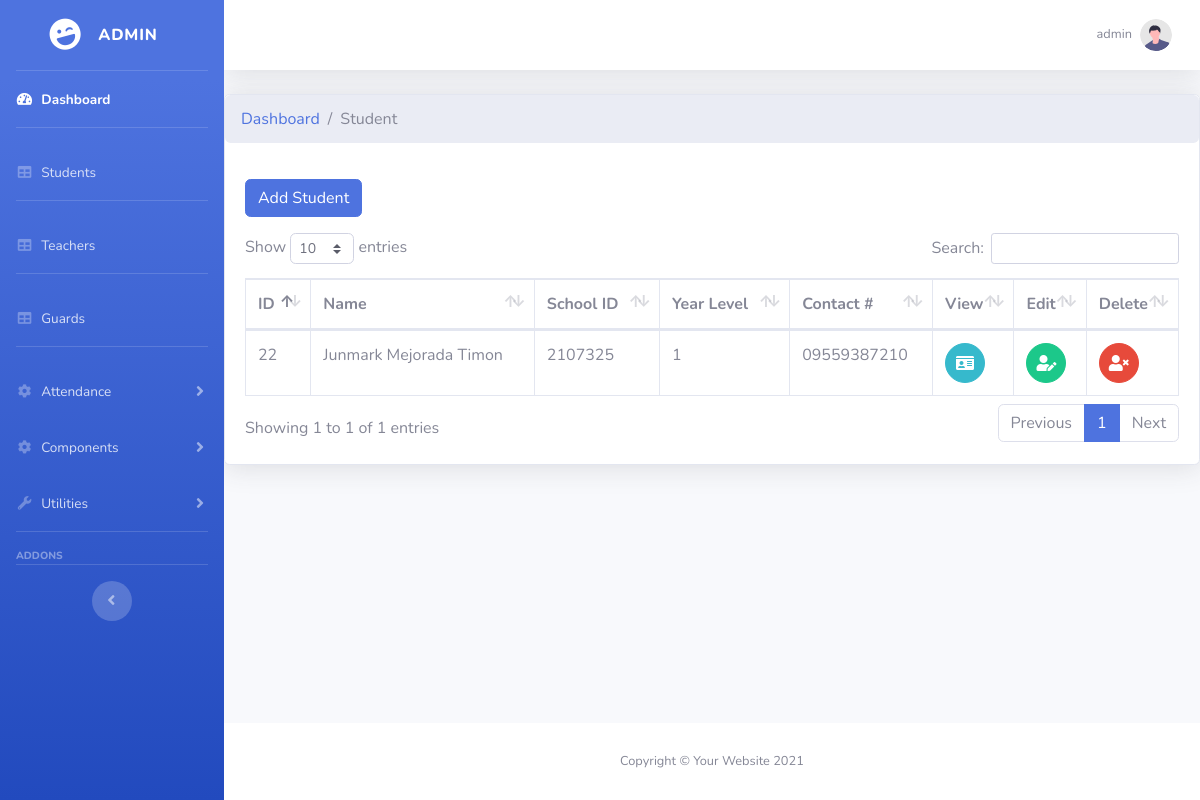
Before: /admin/students.php (signed in) with the older database file.
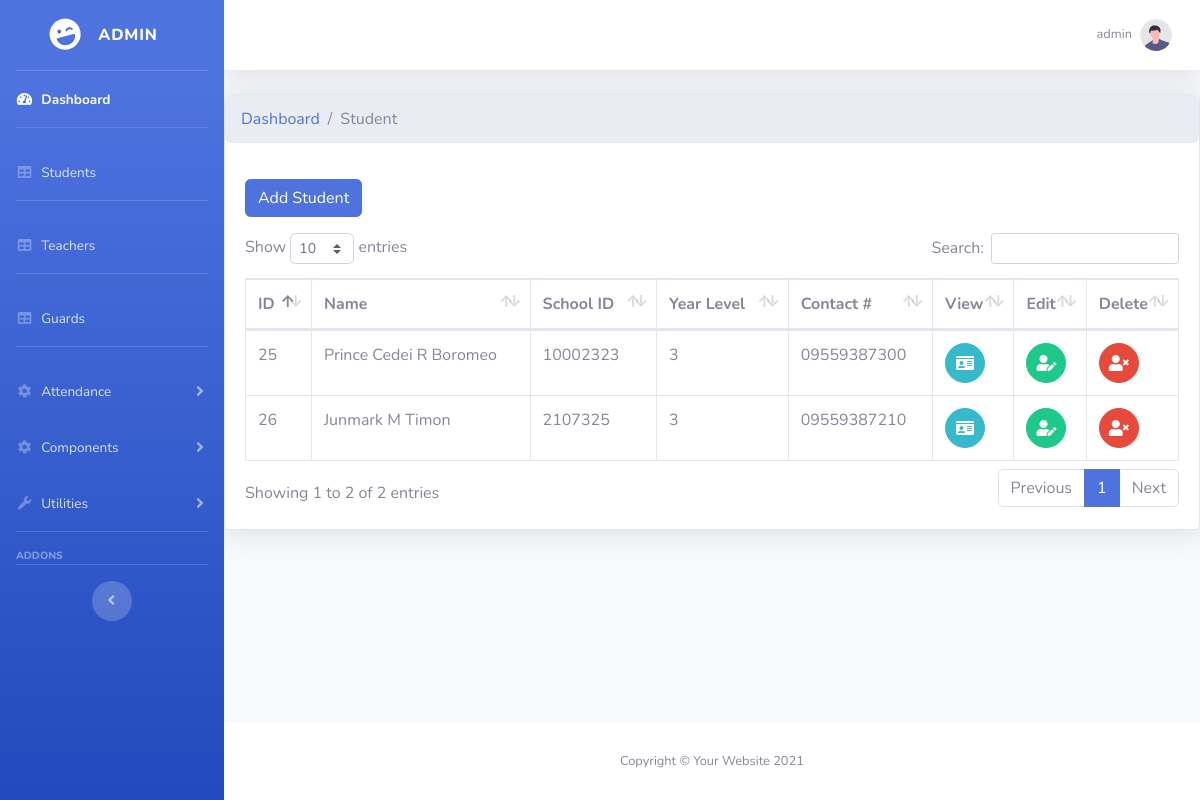
After: the same page with the newer database file.
### tables this page shows
CREATE TABLE `tbl_student` (
  `id` int(11) NOT NULL,
  `school_id` int(11) NOT NULL,
  `fname` varchar(160) NOT NULL,
  `mname` varchar(160) NOT NULL,
  `lname` varchar(160) NOT NULL,
  `year_level` varchar(5) NOT NULL,
  `contact_no` varchar(11) NOT NULL,
  `date_created` timestamp(5) NOT NULL DEFAULT current_timestamp(5)
);

### admin/students.php (the view, shortened to what this page needs)
<?php
    include '../process.php';
    include 'include/header.php';
    include 'include/sidebar.php';
    include 'include/topbar.php';
?>
    <div class="card shadow mb-4">
        <nav aria-label="breadcrumb">
            <ol class="breadcrumb">
                <li class="breadcrumb-item"><a href="index.php">Dashboard</a></li>
                <li class="breadcrumb-item active" aria-current="page">Student</li>
            </ol>
        </nav>
        <div class="card-body">
                <button type="button" class="btn btn-primary mb-3 float-left" data-toggle="modal" data-target="#exampleModal">
                    Add Student
                </button>
            <div class="table-responsive">
                <table class="table table-bordered" id="dataTable1" width="100%" cellspacing="0">
                    <thead>
                        <tr>
                            <th>ID</th>
                            <th>Name</th>
                            <th>School ID</th>
                            <th>Year Level</th>
                            <th>Contact #</th>
                            <th>View</th>
                            <th>Edit</th>
                            <th>Delete</th>
                        </tr>
                    </thead>
                    <tbody>
                        <?php
                            $query = "SELECT * FROM tbl_student";
                            $query_run = mysqli_query($connection,$query);
                        ?>
                        <?php
                            if (mysqli_num_rows($query_run) > 0){
                                while($row = mysqli_fetch_assoc($query_run)){
                        ?>
                                    <tr style="text-transform: capitalize;">
                                        <td>
                                            <?php echo htmlspecialchars($row['id']); ?>
                                        </td>
                                        <td>
                                            <?php echo htmlspecialchars($row['fname']." ".$row['mname']. " " .$row['lname']); ?>
                                        </td>
                                        <td>
                                            <?php echo htmlspecialchars($row['school_id']); ?>
                                        </td>
                                        <td>
                                            <?php echo htmlspecialchars($row['year_level']); ?>
                                        </td>
                                        <td>
                                            <?php echo htmlspecialchars($row['contact_no']); ?>
                                        </td>
                                        <td width="2%">
                                            <form action="view_student.php" method="post" target="_blank">
                                                    <button  type="submit" name="btn_view_student" class="btn btn-info btn-circle"><i class="fas fa-id-card"></i></button>
                                            </form>
                                        </td>
                                        <td width="2%">
                                            <button type="button" class="btn btn-success btn-circle" id="edit_student" data-toggle="modal" data-target="#exampleModal1" data-id1="<?php echo htmlspecialchars($row['id']); ?>" data-id2="<?php echo htmlspecialchars($row['school_id']); ?>" data-id3="<?php echo htmlspecialchars($row['fname']); ?>" data-id4="<?php echo htmlspecialchars($row['mname']); ?>" data-id5="<?php echo htmlspecialchars($row['lname']); ?>" data-id6="<?php echo htmlspecialchars($row['year_level']); ?>" data-id7="<?php echo htmlspecialchars($row['contact_no']); ?>">
                                                <i class="fas fa-user-edit"></i>
                                            </button>
                                        </td>
                                        <td width="2%">
                                            <button type="button" class="btn btn-danger btn-circle" id="delete_student" data-toggle="modal" data-target="#exampleModal2" data-id1="<?php echo htmlspecialchars($row['id']); ?>" data-id2="<?php echo htmlspecialchars($row['school_id']); ?>" >
                                                <i class="fa fa-user-times"></i>
                                            </button>
                                        </td>
                                    </tr>
                    <?php
                                }
                            }
                    ?>
                    </tbody>
                </table>
            </div>
        </div>
    </div>
<?php
    include 'include/footer.php';
?>

Changed rows visible on the page:
removed tbl_student: id "22", fname+mname+lname "Junmark Mejorada Timon", school "2107325", year_level "1", contact_no "09559387210"
added tbl_student: id "25", fname+mname+lname "Prince Cedei R Boromeo", school "10002323", year_level "3", contact_no "09559387300"
added tbl_student: id "26", fname+mname+lname "Junmark M Timon", school "2107325", year_level "3", contact_no "09559387210"
Other visible differences:
text written by a page script: "Show entries Search: Showing 1 to 1 of 1 entries Previous 1 Next" → "Show entries Search: Showing 1 to 2 of 2 entries Previous 1 Next"
